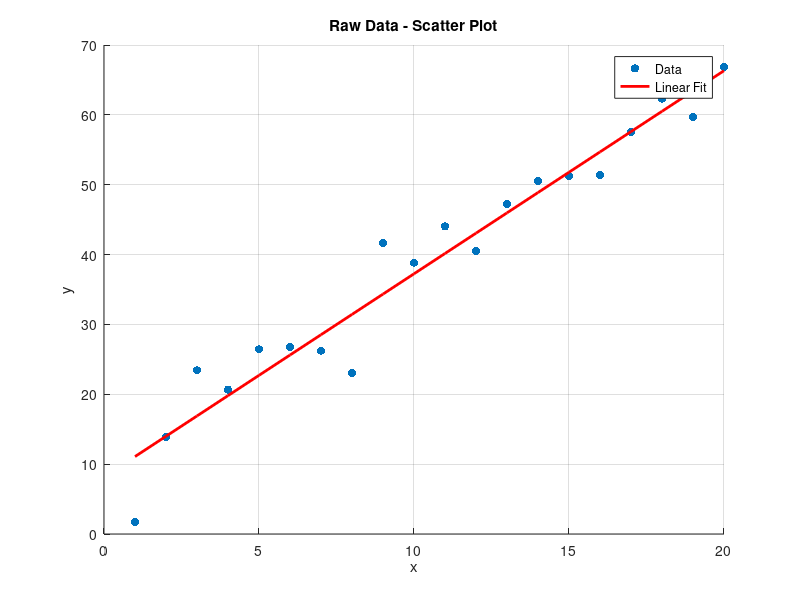
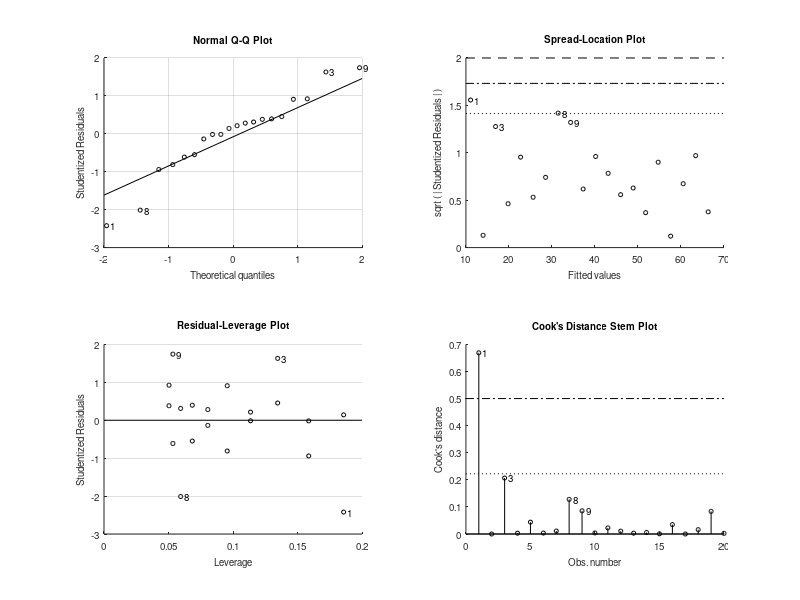

Source code (MATLAB) for these figures, in order:
x = (1:20)';
y = 3*x + 7 + randn(20,1)*5;

figure;
scatter(x,y, 'filled');
xlabel('x');
ylabel('y');
title('Raw Data - Scatter Plot');
grid on;

X = [ones(length(x),1),x];
theta = (X' * X) \ (X' * y);

y_pred = X * theta;

hold on;
plot(x,y_pred,'r','LineWidth',2);
legend('Data','Linear Fit');

mae = mean(abs(y - y_pred));
rmse = sqrt(mean((y - y_pred).^2));

SS_res = sum((y - y_pred).^2);
SS_tot = sum((y - mean(y)).^2);
r2 = 1 - (SS_res / SS_tot);

fprintf("MAE : %.2f\n", mae);
fprintf("RMSE: %.2f\n", rmse);
fprintf("R²   : %.2f\n", r2);

model = fitlm(x, y);
disp(model);